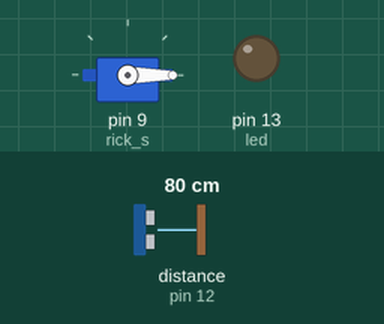
This program was run on a simulated Arduino Uno, built with avr-gcc and run on an emulated ATmega328P. Parts: servo, output pins drawn as LEDs (lit = HIGH). Wiring (inferred from the names in the program): ultrasonic range finder: trigger pin 10; echo pin 12. The inputs (shaded band) are chosen by the test bench; at power-on: distance to the obstacle (sensor on pin 12) 80 cm. The echo pulse lasts 58.3 µs per cm; pins used as bus, display or sensor lines are not drawn.

Above: at 1.2 s.
1.3 s: distance to the obstacle (sensor on pin 12) set to 2 cm
At 2.0 s:
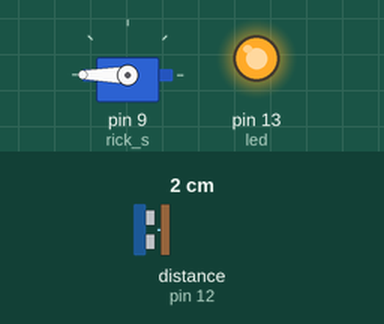
2.8 s: distance to the obstacle (sensor on pin 12) set to 36 cm
4.3 s: distance to the obstacle (sensor on pin 12) set to 45 cm
At 5.5 s:
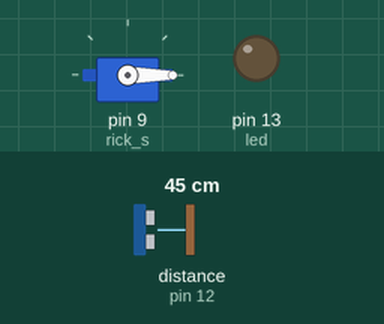
5.8 s: distance to the obstacle (sensor on pin 12) set to 4 cm
At 6.6 s:
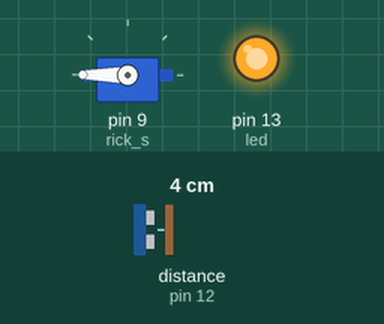
Timing chart, 0 to 8.3 s (numbered marks = the images above; inputs shaded):
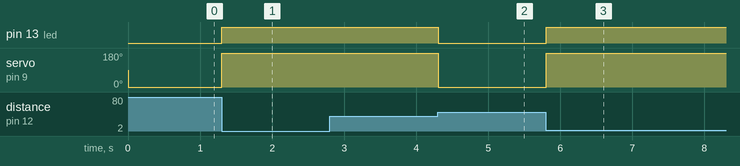

The program:

main.cpp
```cpp
#include <Arduino.h>
#include <Servo.h>
/*
author - phantom-5
project - Servos
*/

int led = 13;
int trigPin =10;
int echoPin=12;
Servo rick_s;

void setup() {
    pinMode(led,OUTPUT);
    pinMode(trigPin,OUTPUT);
    pinMode(echoPin,INPUT);
    rick_s.attach(9);

}

void loop() {
    float duration,distance;
    digitalWrite(trigPin,LOW);
    delayMicroseconds(2);
    digitalWrite(trigPin,HIGH);
    delayMicroseconds(10);
    digitalWrite(trigPin,LOW);
    duration=pulseIn(echoPin,HIGH);
    distance=(duration/2)*0.03444;
    if(distance>=40){
        rick_s.write(0);
      digitalWrite(led,LOW);
    }else{
        digitalWrite(led,HIGH);
        rick_s.write (180);
    }

}
```

Measured:
- the behaviour switches between 40 and 41 cm on distance to the obstacle (sensor on pin 12) (found by bisection; images 1 and 2)
- after the input at 1.3 s, pin 13 (led): LOW → HIGH at once; servo on pin 9 (rick_s): 0° → 180° at once
- after the input at 2.8 s, every drawn part: stays the same
- after the input at 4.3 s, pin 13 (led): HIGH → LOW at once; servo on pin 9 (rick_s): 180° → 0° at once
- after the input at 5.8 s, pin 13 (led): LOW → HIGH at once; servo on pin 9 (rick_s): 0° → 180° at once
